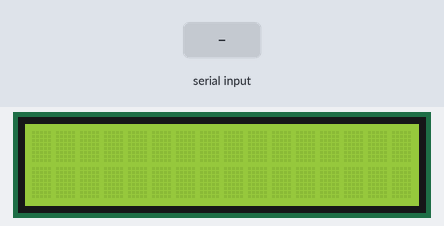
Simulated run of this sketch. Board: Arduino Uno, built with avr-gcc and run on an emulated ATmega328P. Parts: 16×2 character LCD. The test bench sets the inputs (shaded band).

Above: at 1.2 s.
1.3 s: "R" received over Serial
At 3.5 s:
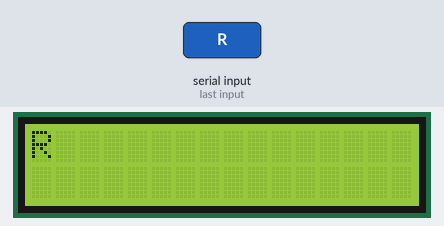
Timing chart, 0 to 5.0 s (numbered marks = the images above; inputs shaded):
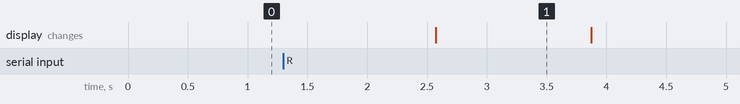

The sketch:

arduino2.ino
```cpp
#include <LiquidCrystal.h>
// Reciever
char mystr[20]; //Initialized variable to store recieved data
char resp[20];
//Define os pinos que serão utilizados para ligação ao display
LiquidCrystal lcd(12, 11, 5, 4, 3, 2);

void setup()
{
  //Define o número de colunas e linhas do LCD
  lcd.begin(16, 2);
  Serial.begin(9600);
}

void loop()
{
  if(Serial.available() > 0){
    Serial.readBytes(mystr,11);
    lcd.setCursor(0, 0);
    if(mystr[0] == 'R'){
      lcd.print(mystr);
      delay(1000);
    }
  }

 delay(300);

 lcd.clear();
}
```

Measured:
- after the input at 1.3 s, the display: changes after 1.3 s (image 1)
